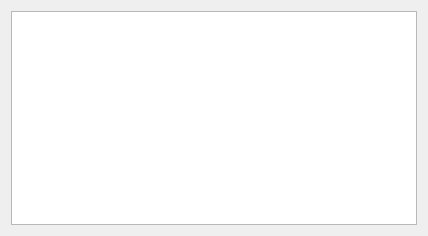
<?xml version="1.0" encoding="UTF-8"?>
<ui version="4.0">
 <class>Form</class>
 <widget class="QWidget" name="Form">
  <property name="geometry">
   <rect>
    <x>0</x>
    <y>0</y>
    <width>428</width>
    <height>236</height>
   </rect>
  </property>
  <property name="windowTitle">
   <string>Form</string>
  </property>
  <layout class="QHBoxLayout" name="horizontalLayout">
   <item>
    <widget class="QTextEdit" name="process_logs"/>
   </item>
  </layout>
 </widget>
 <resources/>
 <connections/>
</ui>
